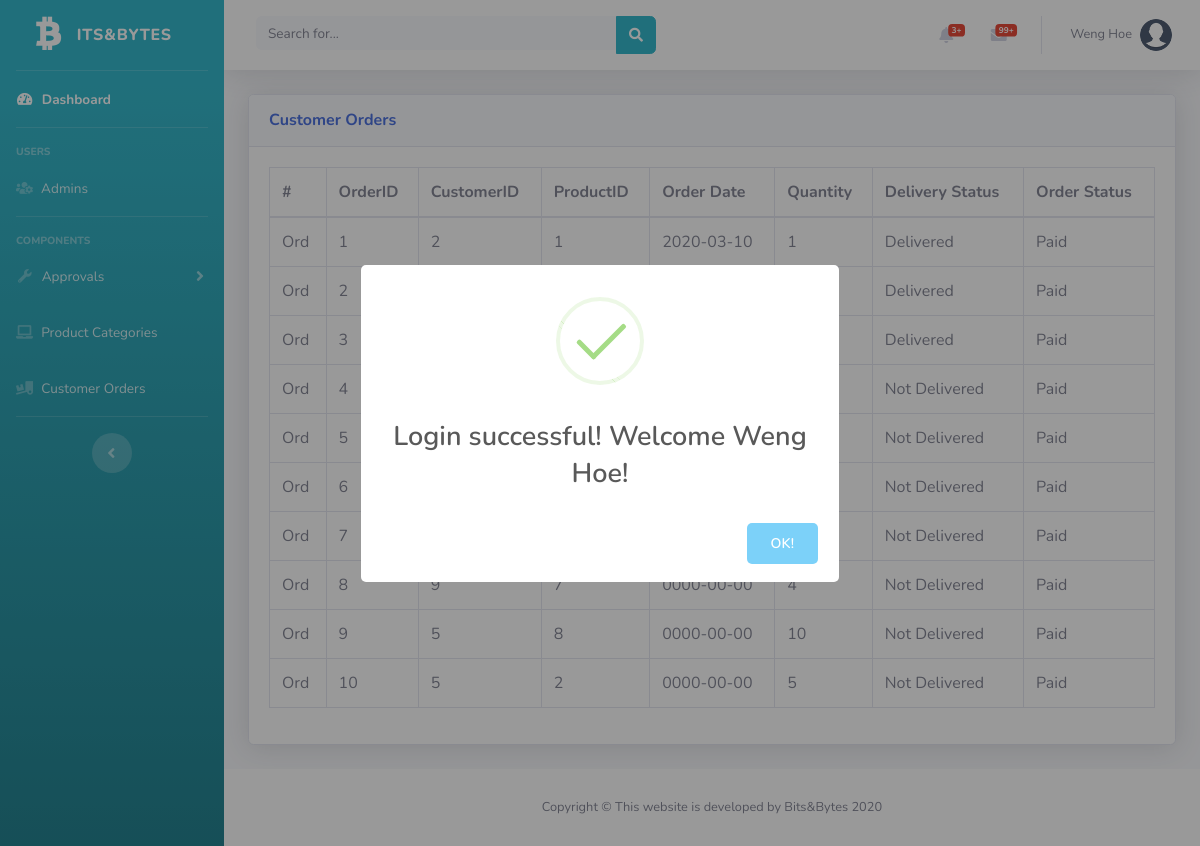
The app's page /Admin/order.php (signed in) with its own data.
### tables this page shows
CREATE TABLE IF NOT EXISTS `orders` (
  `OrderID` int(11) NOT NULL AUTO_INCREMENT,
  `CustomerID` int(11) NOT NULL,
  `ProductID` int(11) NOT NULL,
  `OrderDate` date NOT NULL,
  `Quantity` int(5) NOT NULL,
  `DeliveryStatus` char(20) NOT NULL,
  `OrderStatus` char(20) NOT NULL,
  PRIMARY KEY (`OrderID`),
  KEY `orders_ibfk_1` (`CustomerID`),
  KEY `orders_ibfk_2` (`ProductID`)
);

### Admin/order.php (the view, shortened to what this page needs)
<?php
include('security.php');
include('includes/header.php');
include('includes/navbar.php');
$sql="select * from orders order by OrderID asc";
$res=mysqli_query($connection,$sql);
?>
<div class="container-fluid">
<div class="card shadow mb-4">
  <div class="card-header py-3">
    <h6 class="m-0 font-weight-bold text-primary">Customer Orders </h6>
  </div>
  <div class="card-body">
    <div class="table-responsive">
      <table class="table table-bordered" id="dataTable" width="100%" cellspacing="0">
        <thead>
          <tr>
            <th> # </th>
            <th> OrderID </th>
            <th> CustomerID </th>
            <th> ProductID </th>
            <th> Order Date </th>
            <th> Quantity </th>
            <th> Delivery Status </th>
            <th> Order Status </th>
          </tr>
        </thead>
        <tbody>
        <?php
        if(mysqli_num_rows($res) > 0)
        {
          $i='Ord';
              while($row=mysqli_fetch_assoc($res))
              {
                ?>
			<tr>
                 <td class="serial"><?php echo $i?></td>
                 <td><?php echo $row['OrderID']?></td>
				 <td><?php echo $row['CustomerID']?></td>
                 <td><?php echo $row['ProductID']?></td>
                 <td><?php echo $row['OrderDate']?></td>
				 <td><?php echo $row['Quantity']?></td>
				 <td><?php echo $row['DeliveryStatus']?></td>
                 <td><?php echo $row['OrderStatus']?></td>
				</tr>
              <?php
            }
        }
        else{
          echo "No Record Found";
        }
            ?>
        </tbody>
      </table>
    </div>
  </div>
</div>
</div>
<?php
include('includes/footer.php');
?>

### Admin/includes/header.php (shortened to what this page needs)
<!DOCTYPE html>
<html lang="en">
<head>
  <link href="vendor/fontawesome-free/css/all.min.css" rel="stylesheet" type="text/css">
  <link rel="stylesheet" href="https://stackpath.bootstrapcdn.com/bootstrap/4.5.2/css/bootstrap.min.css">
  <link rel="stylesheet" href="https://cdnjs.cloudflare.com/ajax/libs/font-awesome/4.7.0/css/font-awesome.min.css">
  <link href="css/sb-admin-2.min.css" rel="stylesheet">
  <link rel="stylesheet" type="text/css" href="https://cdn.datatables.net/v/dt/dt-1.10.21/datatables.min.css"/>
</head>
<body id="page-top">
  <div id="wrapper">

### Admin/includes/navbar.php (shortened to what this page needs)
   <ul class="navbar-nav bg-gradient-info sidebar sidebar-dark accordion" id="accordionSidebar">
<a class="sidebar-brand d-flex align-items-center justify-content-center" href="welcome.php">
  <div class="sidebar-brand-icon">
    <i class="fab fa-btc"></i>
  </div>
  <div class="sidebar-brand-text mx-3">its&Bytes</div>
</a>
<hr class="sidebar-divider my-0">
<li class="nav-item active">
  <a class="nav-link" href="index.php">
    <i class="fas fa-fw fa-tachometer-alt"></i>
    <span>Dashboard</span></a>
</li>
<hr class="sidebar-divider">
<div class="sidebar-heading">
  Users
</div>
<li class="nav-item">
  <a class="nav-link" href="register.php">
    <i class="fas fa-users-cog"></i>
    <span>Admins</span></a>
</li>
<hr class="sidebar-divider">
<div class="sidebar-heading">
  Components
</div>
<li class="nav-item">
  <a class="nav-link collapsed" href="#" data-toggle="collapse" data-target="#collapseUtilities" aria-expanded="true" aria-controls="collapseUtilities">
    <i class="fas fa-fw fa-wrench"></i>
    <span>Approvals</span>
  </a>
</li>
<li class="nav-item">
  <a class="nav-link" href="category.php">
     <i class="fas fa-laptop"></i>
    <span>Product Categories</span></a>
</li>
<li class="nav-item">
  <a class="nav-link" href="order.php">
    <i class="fas fa-truck-loading"></i>
    <span>Customer Orders</span></a>
</li>
<hr class="sidebar-divider d-none d-md-block">
<div class="text-center d-none d-md-inline">
  <button class="rounded-circle border-0" id="sidebarToggle"></button>
</div>
</ul>
    <div id="content-wrapper" class="d-flex flex-column">
      <div id="content">
        <nav class="navbar navbar-expand navbar-light bg-white topbar mb-4 static-top shadow">
          <form class="d-none d-sm-inline-block form-inline mr-auto ml-md-3 my-2 my-md-0 mw-100 navbar-search">
            <div class="input-group">
              <input type="text" class="form-control bg-light border-0 small" placeholder="Search for..." aria-label="Search" aria-describedby="basic-addon2">
              <div class="input-group-append">
                <button class="btn btn-info" type="button">
                  <i class="fas fa-search fa-sm"></i>
                </button>
              </div>
            </div>
          </form>
          <ul class="navbar-nav ml-auto">
            <li class="nav-item dropdown no-arrow mx-1">
              <a class="nav-link dropdown-toggle" href="#" id="alertsDropdown" role="button" data-toggle="dropdown" aria-haspopup="true" aria-expanded="false">
                <i class="fas fa-bell fa-fw"></i>
                <span class="badge badge-danger badge-counter">3+</span>
              </a>
            </li>
            <li class="nav-item dropdown no-arrow mx-1">
              <a class="nav-link dropdown-toggle" href="#" id="messagesDropdown" role="button" data-toggle="dropdown" aria-haspopup="true" aria-expanded="false">
                <span class="badge badge-danger badge-counter">99+</span>
              </a>
            </li>
            <li class="nav-item dropdown no-arrow">
              <a class="nav-link dropdown-toggle" href="#" id="userDropdown" role="button" data-toggle="dropdown" aria-haspopup="true" aria-expanded="false">
                <span class="mr-2 d-none d-lg-inline text-gray-600 small">
                <?php echo $_SESSION['username']; ?>
                </span>
                <img class="img-profile rounded-circle" src="image/profile.png" alt="CV">
              </a>
            </li>
          </ul>
        </nav>

### Admin/includes/footer.php
      <footer class="sticky-footer bg-white">
        <div class="container my-auto">
          <div class="copyright text-center my-auto">
            <span>Copyright &copy; This website is developed by Bits&Bytes  2020</span>
          </div>
        </div>
      </footer>
      </div>
      </div>
    </div>
</body>
</html>

### records on screen
orders: OrderID "1", CustomerID "2", ProductID "1", OrderDate "2020-03-10", Quantity "1", DeliveryStatus "Delivered", OrderStatus "Paid"
orders: OrderID "2", DeliveryStatus "Delivered", OrderStatus "Paid"
orders: OrderID "3", DeliveryStatus "Delivered", OrderStatus "Paid"
orders: OrderID "4", DeliveryStatus "Not Delivered", OrderStatus "Paid"
orders: OrderID "5", DeliveryStatus "Not Delivered", OrderStatus "Paid"
orders: OrderID "6", DeliveryStatus "Not Delivered", OrderStatus "Paid"
orders: OrderID "7", DeliveryStatus "Not Delivered", OrderStatus "Paid"
orders: OrderID "8", CustomerID "9", ProductID "7", OrderDate "0000-00-00", Quantity "4", DeliveryStatus "Not Delivered", OrderStatus "Paid"
orders: OrderID "9", CustomerID "5", ProductID "8", OrderDate "0000-00-00", Quantity "10", DeliveryStatus "Not Delivered", OrderStatus "Paid"
orders: OrderID "10", CustomerID "5", ProductID "2", OrderDate "0000-00-00", Quantity "5", DeliveryStatus "Not Delivered", OrderStatus "Paid"

### other values on screen
$_SESSION['username'] "Weng Hoe"
